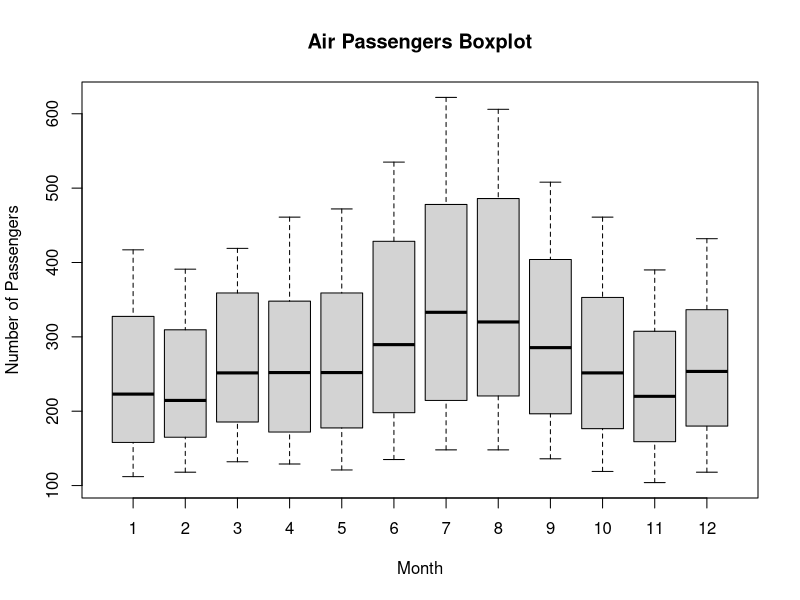

Here is the R script that generated this plot: (Note: this script raises an error after producing the figure.)
data(AirPassengers)
boxplot(AirPassengers ~ cycle(AirPassengers), xlab = "Month", ylab = "Number of Passengers", main = "Air Passengers Boxplot")
delayed_flights <- subset(flights, arr_delay >= 120)
houston_flights <- subset(flights, dest == "IAH" | dest == "HOU")
major_airlines_flights <- subset(flights, carrier %in% c("UA", "AA", "DL"))
summer_flights <- subset(flights, month %in% c(7, 8, 9))
delayed_arrival_flights <- subset(flights, arr_delay > 120 & dep_delay <= 0)
delayed_but_made_up_flights <- subset(flights, dep_delay >= 60 & (arr_delay - dep_delay) >= 30)
early_morning_flights <- subset(flights, dep_time >= 0 & dep_time < 600)
